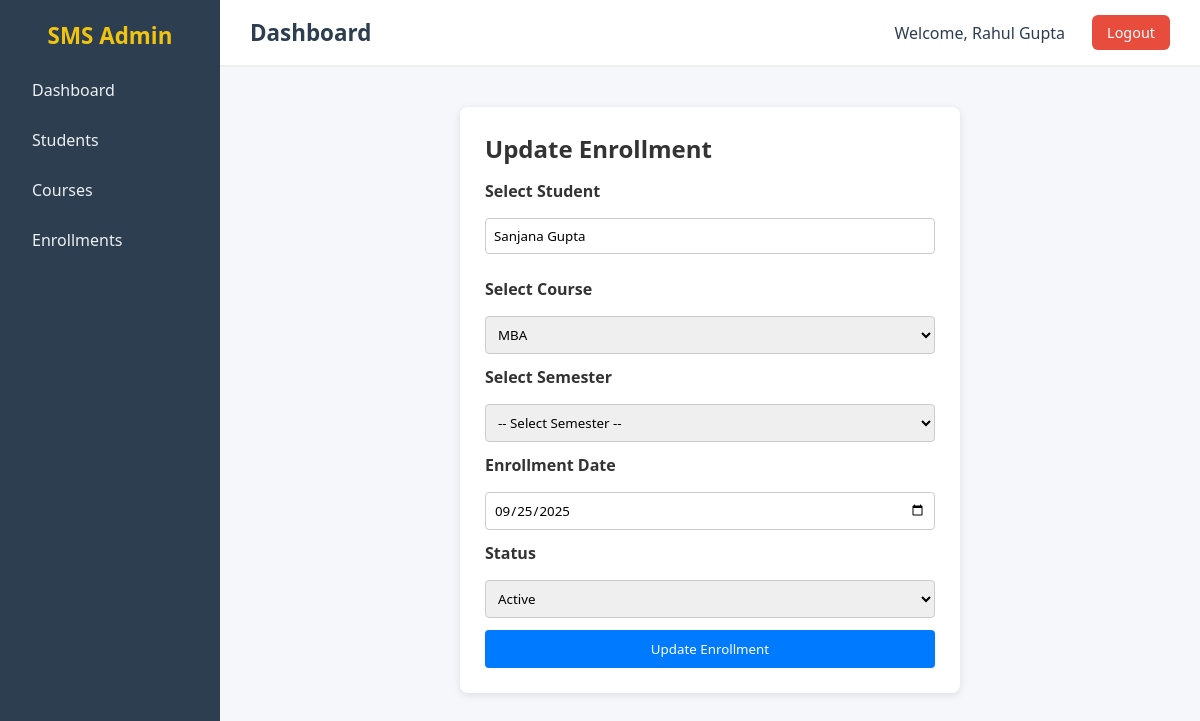
The app's page /enrollments/9/edit (signed in), older data.
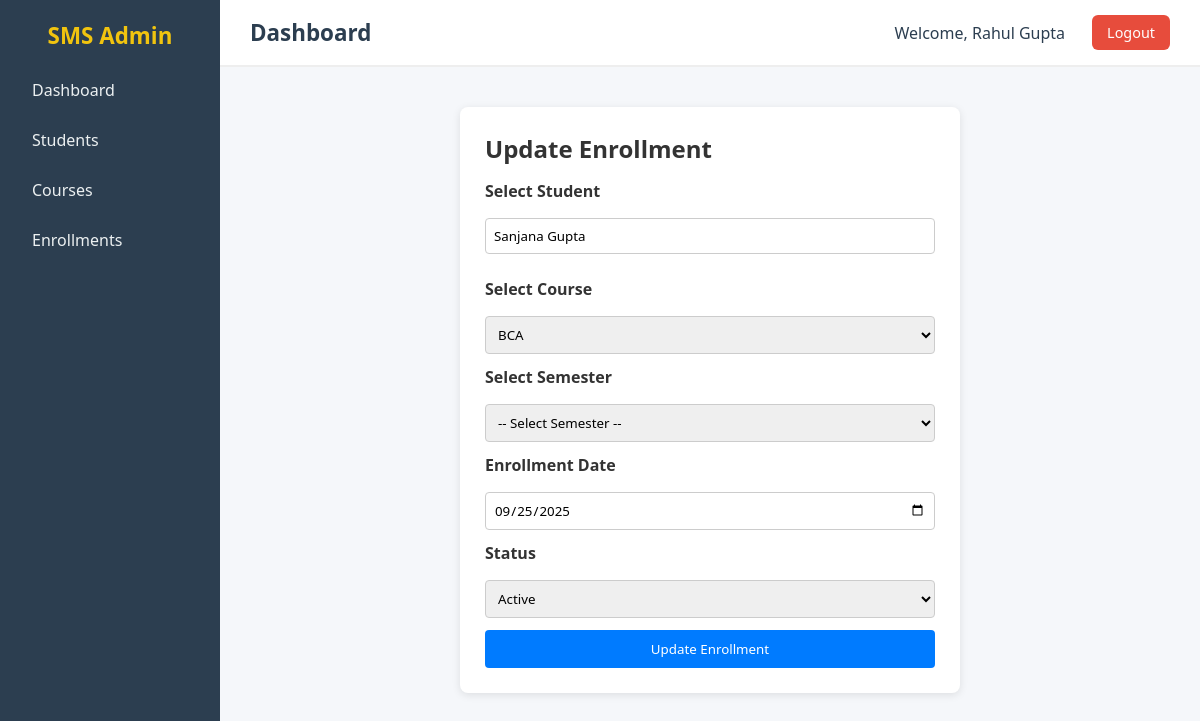
The same page, newer data.
### SMS/app/models/sms_models.py (models this page shows)
class Enrollment(db.Model):
    __tablename__ = "enrollments"
    f_date = datetime.date.today()
    id = db.Column(db.Integer, primary_key=True)
    student_id = db.Column(db.Integer, db.ForeignKey("students.id"), nullable=False)
    course_id = db.Column(db.Integer, db.ForeignKey("courses.id"), nullable=False)
    semester_id = db.Column(db.Integer, db.ForeignKey("semesters.id"), nullable=False)
    enroll_date = db.Column(db.Date, default=f_date, nullable=False)
    status = db.Column(db.String(20), default="active", nullable=False)
    course = db.relationship("Course", backref="enrollments")
    semester = db.relationship("Semester", backref="enrollments")

class Course(db.Model):
    __tablename__ = "courses"
    id = db.Column(db.Integer, primary_key=True)
    name = db.Column(db.String(100), nullable=False, unique=True)
    duration = db.Column(db.String(20), nullable=False)
    semesters = db.relationship("Semester", backref="course", lazy=True)

### SMS/app/routes/enrollments.py (the view)
@enrollment_bp.route("/enrollments/<int:enroll_id>/edit",methods = ["POST","GET"])
@login_required
def edit_enroll(enroll_id):
    got_enroll = Enrollment.query.get_or_404(enroll_id)
    if request.method == "POST":
        got_enroll.student_id = request.form.get("student_id")
        got_enroll.course_id = request.form.get("course_id")
        got_enroll.semester_id = request.form.get("semester_id")
        got_enroll.status = request.form.get("status")
        try:
            db.session.commit()
            flash("student is updated succesfully","success")
            return redirect(url_for("enrollment.enroll_home"))
        except Exception as e:
            db.session.rollback()
            flash("error in updated ","error")
            return redirect(url_for("enrollment.enroll_home"))
    else :
        got_courses = Course.query.all()
        return render_template("enrollment/edit_enroll.html",enroll = got_enroll,courses =got_courses)

### SMS/app/decorator/login_auth.py (called while the page is built)
def login_required(f):
    @wraps(f)
    def decorated_function(*args, **kwargs):
        if "user_id" not in session:
            return redirect(url_for("auth.login"))  # redirect to login page
        return f(*args, **kwargs)
    return decorated_function

### SMS/app/routes/base.py (called while the page is built)
@base_bp.app_context_processor
def inject_user():
    user_id = session.get('user_id')
    if user_id:
        return {"login_user": User.query.get(user_id)}
    return {"login_user": None}

### SMS/app/templates/enrollment/edit_enroll.html (shortened to what this page needs)
{% extends "base.html" %}
{% block css %}
<link rel="stylesheet" href="{{ url_for('static', filename='css/add_enrollment.css') }}">
{% endblock %}
{% block content %}
<div class="form-container">
    <h2>Update Enrollment</h2>
    <form method="POST" action="/enrollments/{{ enroll.id }}/edit">
        <label for="student">Select Student</label>
        <input type="text" id="student-search" value="{{enroll.student.name}}" placeholder="Type student name..."
            autocomplete="off">
        <label for="course">Select Course</label>
        <select name="course_id" id="courseSelect" required>
            {% for course in courses %}
            <option value="{{ course.id }}" {% if course.id==enroll.course_id %}selected{% endif %}>{{ course.name }}
            </option>
            {% endfor %}
        </select>
        <label for="course">Select Semester</label>
        <select name="semester_id" id="semesterSelect" required>
            <option value="">All Semesters</option>
        </select>
        <label for="enroll_date">Enrollment Date</label>
        <input type="date" name="enroll_date" value="{{ enroll.enroll_date }}" required>
        <label for="status">Status</label>
        <select name="status">
            <option value="active" {% if enroll.status=="active" %}selected{% endif %}>Active</option>
        </select>
        <button type="submit" class="btn">Update Enrollment</button>
    </form>
</div>
{% endblock %}

Row changes from the older to the newer data that the page shows:
changed Enrollment "Active": course_id "MBA" → "BCA"
